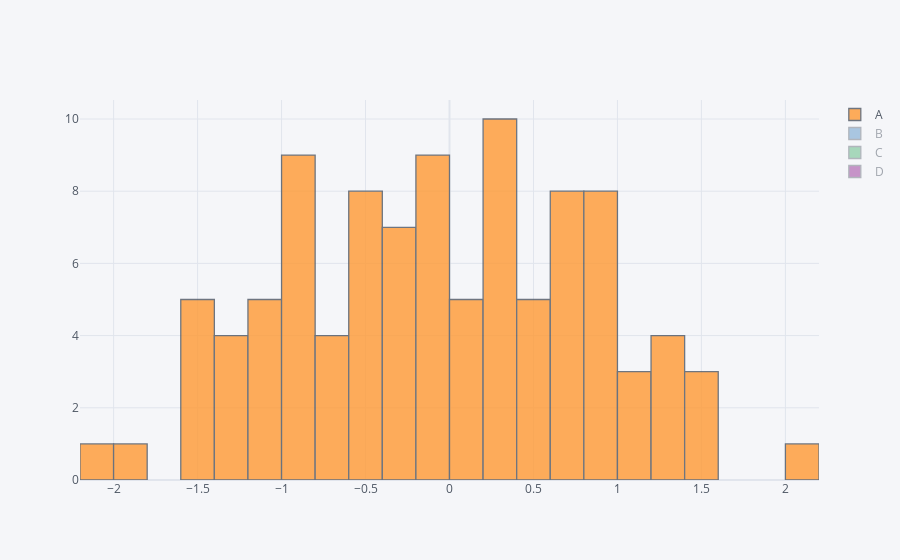

Write notebook code for a chart like this one.
### Code cell
df.iplot(kind="hist",bins=25)
